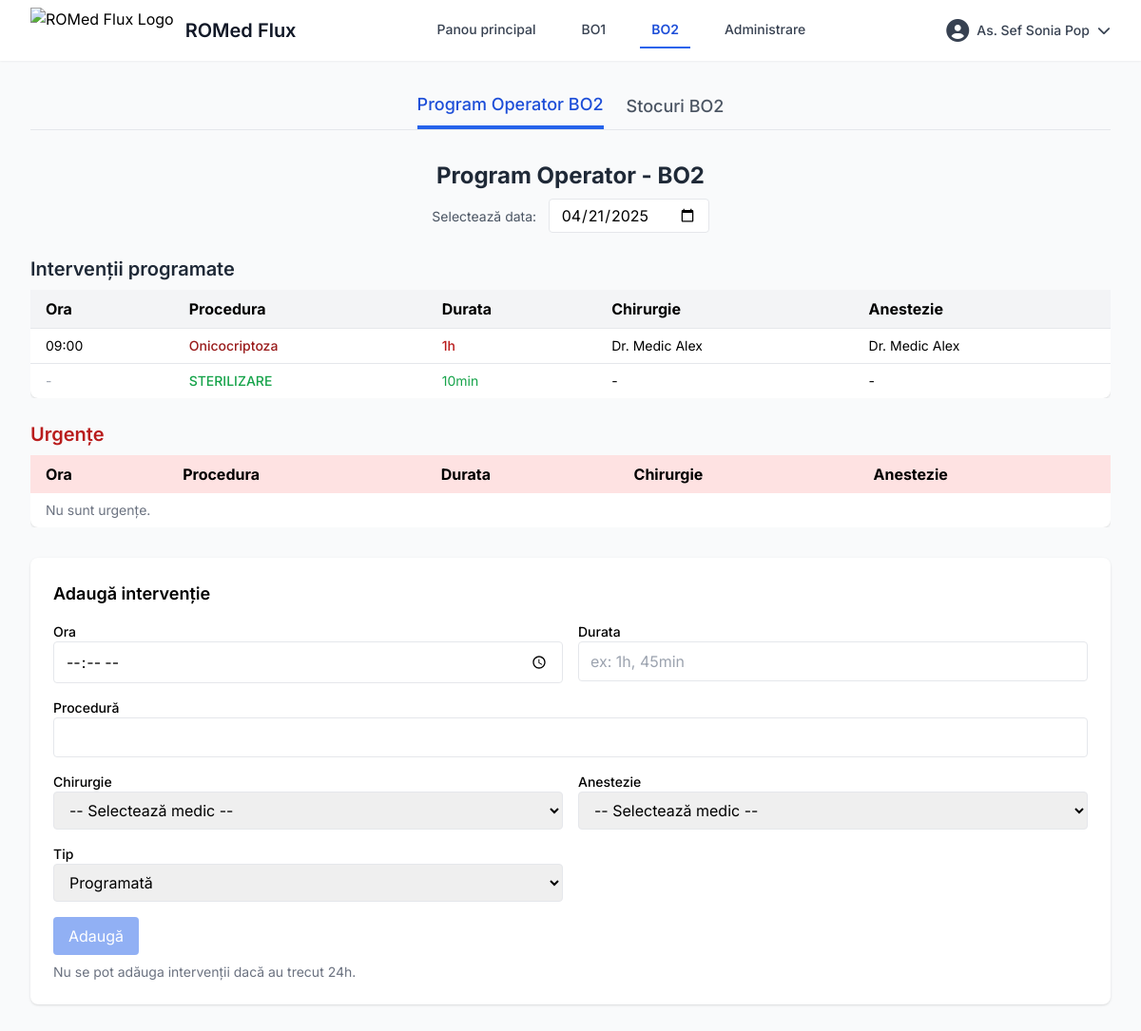
/bo2.php?data=2025-04-21 (signed in), run on the app's committed database.
### tables this page shows
CREATE TABLE `programari_bo2` (
  `id` int(11) NOT NULL,
  `data` date NOT NULL,
  `ora` time NOT NULL,
  `durata` varchar(20) NOT NULL,
  `procedura` varchar(255) NOT NULL,
  `chirurgie` varchar(255) DEFAULT NULL,
  `anestezie` varchar(255) DEFAULT NULL,
  `tip` enum('programata','urgenta') NOT NULL,
  `created_at` timestamp NOT NULL DEFAULT current_timestamp()
);

### bo2_program_operator.php (shortened to what this page needs)
<section x-show="tab === 'program'" x-transition>
    <div class="text-center mb-6">
        <h1 class="text-2xl font-bold text-gray-800 mb-2">Program Operator - BO2</h1>
        <form method="GET" class="inline-block">
            <label class="mr-2 text-sm text-gray-600">Selectează data:</label>
            <input type="date" name="data" value="<?= htmlspecialchars($data_selectata) ?>"
                class="border px-3 py-1 rounded" onchange="this.form.submit()">
        </form>
    </div>
    <h2 class="text-xl font-semibold text-gray-800 mb-2">Intervenții programate</h2>
    <div class="overflow-x-auto mb-6">
        <table class="min-w-full bg-white shadow rounded-lg">
            <thead class="bg-gray-100 text-left">
                <tr>
                    <th class="px-4 py-2">Ora</th>
                    <th class="px-4 py-2">Procedura</th>
                    <th class="px-4 py-2">Durata</th>
                    <th class="px-4 py-2">Chirurgie</th>
                    <th class="px-4 py-2">Anestezie</th>
                </tr>
            </thead>
            <tbody>
                <?php foreach ($programari_programate as $p): ?>
                    <tr class="border-t">
                        <td class="px-4 py-2 text-sm"><?= htmlspecialchars(substr($p['ora'], 0, 5)) ?></td>
                        <td class="px-4 py-2 text-sm text-red-800 font-medium"><?= htmlspecialchars($p['procedura']) ?>
                        </td>
                        <td class="px-4 py-2 text-sm text-red-700 font-medium"><?= htmlspecialchars($p['durata']) ?></td>
                        <td class="px-4 py-2 text-sm"><?= htmlspecialchars($p['chirurgie']) ?></td>
                        <td class="px-4 py-2 text-sm"><?= htmlspecialchars($p['anestezie']) ?></td>
                    </tr>
                    <tr class="border-t">
                        <td class="px-4 py-2 text-sm text-gray-400">-</td>
                        <td class="px-4 py-2 text-sm font-medium text-green-600">STERILIZARE</td>
                        <td class="px-4 py-2 text-sm text-green-600">10min</td>
                        <td class="px-4 py-2 text-sm">-</td>
                        <td class="px-4 py-2 text-sm">-</td>
                    </tr>
                <?php endforeach; ?>
            </tbody>
        </table>
    </div>
    <h2 class="text-xl font-semibold text-red-700 mb-2">Urgențe</h2>
    <div class="overflow-x-auto">
        <table class="min-w-full bg-white shadow rounded-lg">
            <thead class="bg-red-100 text-left">
                <tr>
                    <th class="px-4 py-2">Ora</th>
                    <th class="px-4 py-2">Procedura</th>
                    <th class="px-4 py-2">Durata</th>
                    <th class="px-4 py-2">Chirurgie</th>
                    <th class="px-4 py-2">Anestezie</th>
                </tr>
            </thead>
            <tbody>
                <?php if (empty($programari_urgente)): ?>
                    <tr>
                        <td colspan="5" class="px-4 py-2 text-sm text-gray-500">Nu sunt urgențe.</td>
                    </tr>
                <?php endif; ?>
            </tbody>
        </table>
    </div>
    <?php if ($can_edit): ?>
        <section class="bg-white p-6 rounded-lg shadow mt-8">
            <h2 class="text-lg font-semibold mb-4">Adaugă intervenție</h2>
            <form method="POST" class="grid grid-cols-1 md:grid-cols-2 gap-4">
                <div>
                    <label class="block text-sm font-medium">Ora</label>
                    <input type="time" name="ora" required class="w-full border rounded px-3 py-2">
                </div>
                <div>
                    <label class="block text-sm font-medium">Durata</label>
                    <input type="text" name="durata" required placeholder="ex: 1h, 45min"
                        class="w-full border rounded px-3 py-2">
                </div>
                <div class="md:col-span-2">
                    <label class="block text-sm font-medium">Procedură</label>
                    <input type="text" name="procedura" required class="w-full border rounded px-3 py-2">
                </div>
                <div>
                    <label class="block text-sm font-medium">Chirurgie</label>
                    <select name="chirurgie" class="w-full border rounded px-3 py-2">
                        <option value="">-- Selectează medic --</option>
                    </select>
                </div>
                <div>
                    <label class="block text-sm font-medium">Anestezie</label>
                    <select name="anestezie" class="w-full border rounded px-3 py-2">
                        <option value="">-- Selectează medic --</option>
                    </select>
                </div>
                <div>
                    <label class="block text-sm font-medium">Tip</label>
                    <select name="tip" class="w-full border rounded px-3 py-2">
                        <option value="programata">Programată</option>
                    </select>
                </div>
                <div class="md:col-span-2">
                    <?php
                       $azi = new DateTime();
                       $data_selectata_obj = new DateTime($data_selectata ?? date('Y-m-d'));
                       $interval = $azi->diff($data_selectata_obj);
                       $disable_adauga = $data_selectata_obj < $azi && $interval->days > 1;
                       ?>
                    <button type="submit"
                        class="bg-blue-600 text-white px-4 py-2 rounded <?= $disable_adauga ? 'opacity-50 cursor-not-allowed' : '' ?>"
                        <?= $disable_adauga ? 'disabled' : '' ?>>
                        Adaugă
                    </button>
                    <?php if ($disable_adauga): ?>
                        <p class="text-sm text-gray-500 mt-2">
                            Nu se pot adăuga intervenții dacă au trecut 24h.
                        </p>
                    <?php endif; ?>
                </div>
            </form>
        </section>
    <?php endif; ?>
</section>

### data on the page
programari_bo2: ora "09:00", procedura "Onicocriptoza", durata "1h", chirurgie "Dr. Medic Alex", anestezie "Dr. Medic Alex"

### other printed values
getDisplayName($_SESSION) "As. Sef Sonia Pop"
